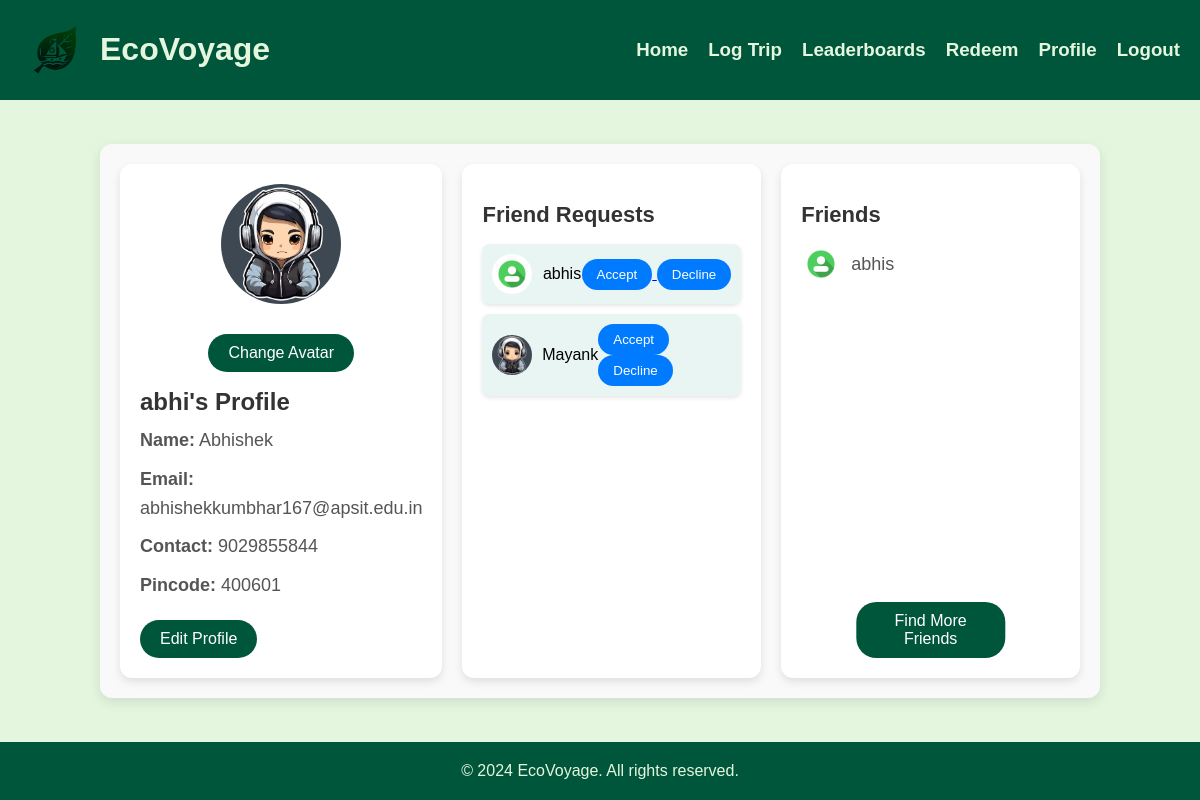
Before: /view_profile/8/ (signed in) with the older database file.
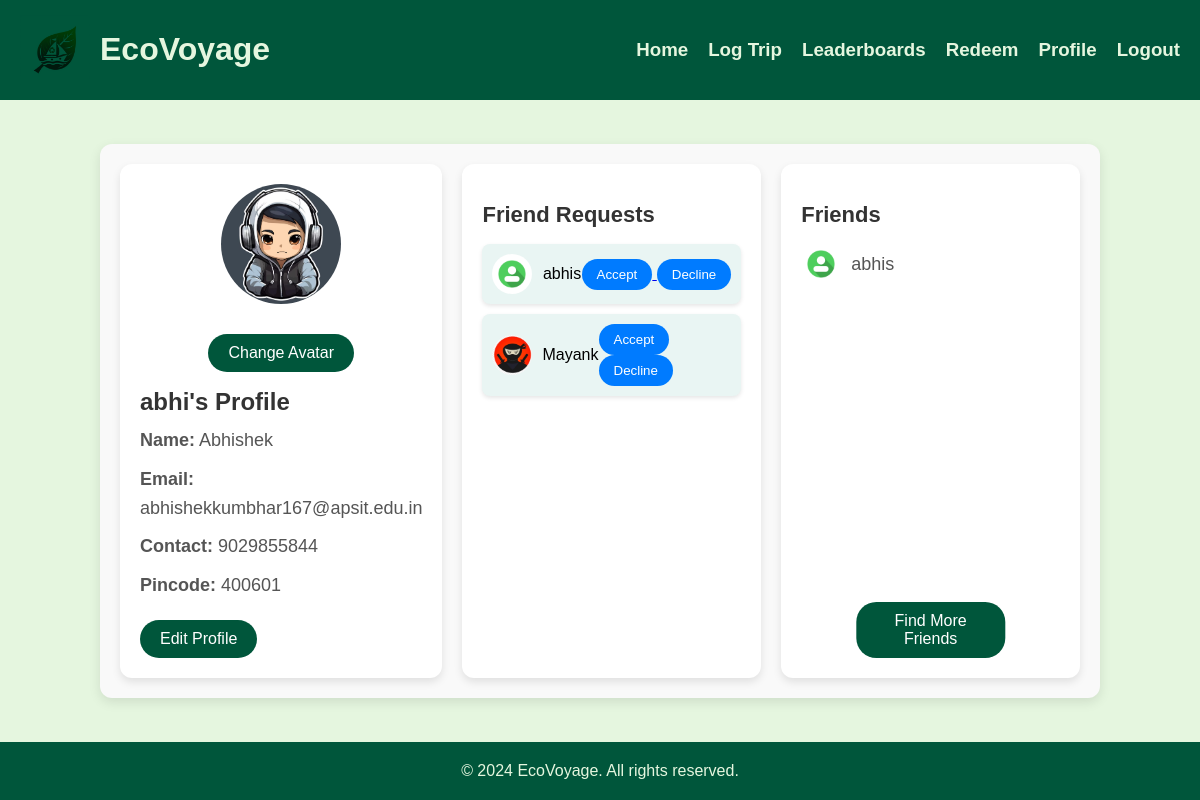
After: the same page with the newer database file.
### authapp/models.py (models this page shows, shortened)
class Friendship(models.Model):
    from_user = models.ForeignKey(User, related_name='friends_from', on_delete=models.CASCADE)
    to_user = models.ForeignKey(User, related_name='friends_to', on_delete=models.CASCADE)
    created_at = models.DateTimeField(auto_now_add=True)
    accepted = models.BooleanField(default=False)  # Track if the request has been accepted
    class Meta:
        unique_together = ('from_user', 'to_user')
        verbose_name = 'Friendship'
        verbose_name_plural = 'Friendships'

### authapp/views.py (the view)
# urls.py: path('view_profile/<int:user_id>/', aviews.view_profile, name='view_profile'),
@login_required(login_url='login')
def view_profile(request, user_id):
    user = get_object_or_404(User, id=user_id)
    profile, created = UserProfile.objects.get_or_create(user=user)
    received_requests = Friendship.objects.filter(to_user=request.user, accepted=False)
    friends_from_user = Friendship.objects.filter(from_user=request.user, accepted=True).values_list('to_user', flat=True)
    friends_to_user = Friendship.objects.filter(to_user=request.user, accepted=True).values_list('from_user', flat=True)
    friends_ids = set(friends_from_user) | set(friends_to_user)
    friends = User.objects.filter(id__in=friends_ids).select_related('userprofile')
    context = {
        'user': user,
        'profile': profile,
        'received_requests': received_requests,
        'friends': friends,
    }
    return render(request, 'authapp/view_profile.html', context)

### templates/authapp/view_profile.html (shortened to what the changed rows need)
{% extends 'mainapp/base.html' %}
{% load static %}
{% block extra_head %}
<link rel="stylesheet" href="{% static 'css/viewprofile.css'%}">
{% endblock %}
{% block content %}
<div class="container">
    <div class="profile-container">
        <div class="profile-info">
            <div>
                <h1>{{ user.username }}'s Profile</h1>
            </div>
        </div>
        <div class="friend-requests">
            <h2>Friend Requests</h2>
            {% if received_requests %}
                <ul>
                    {% for request in received_requests %}
                        <li>
                            {% if request.from_user.userprofile.avatar == '1' %}
                                <img src="{% static 'avatar/kid.jpg' %}" alt="Avatar 1" class="avatar">
                            {% elif request.from_user.userprofile.avatar == '2' %}
                                <img src="{% static 'avatar/men.jpg' %}" alt="Avatar 2" class="avatar">
                            {% elif request.from_user.userprofile.avatar == '3' %}
                                <img src="{% static 'avatar/girl1.jpg' %}" alt="Avatar 3" class="avatar">
                            {% elif request.from_user.userprofile.avatar == '4' %}
                                <img src="{% static 'avatar/girl2.jpg' %}" alt="Avatar 4" class="avatar">
                            {% elif request.from_user.userprofile.avatar == '5' %}
                                <img src="{% static 'avatar/girl3.jpg' %}" alt="Avatar 5" class="avatar">
                            {% elif request.from_user.userprofile.avatar == '6' %}
                                <img src="{% static 'avatar/girl4.jpg' %}" alt="Avatar 6" class="avatar">
                            {% elif request.from_user.userprofile.avatar == '7' %}
                                <img src="{% static 'avatar/boy1.jpg' %}" alt="Avatar 7" class="avatar">
                            {% elif request.from_user.userprofile.avatar == '8' %}
                                <img src="{% static 'avatar/boy2.jpg' %}" alt="Avatar 8" class="avatar">
                            {% elif request.from_user.userprofile.avatar == '9' %}
                                <img src="{% static 'avatar/ninja.jpg' %}" alt="Avatar 9" class="avatar">
                            {% else %}
                                <img src="{% static 'avatar/default.jpg' %}" alt="Default Avatar" class="avatar">
                            {% endif %}
                            <span>{{ request.from_user.username }}</span>
                            <div>
                                <a href="{% url 'accept_request' request_id=request.id %}">
                                    <button>Accept</button>
                                </a>
                                <a href="{% url 'decline_request' request_id=request.id %}">
                                    <button>Decline</button>
                                </a>
                            </div>
                        </li>
                    {% endfor %}
                </ul>
            {% else %}
                <p>You have no friend requests.</p>
            {% endif %}
        </div>
        <div class="friends-list">
            <h2>Friends</h2>
        </div>
    </div>
</div>
{% endblock %}

Changed rows visible on the page:
changed through a linked row, Friendship "Mayank": avatar: picture added; avatar: picture removed
